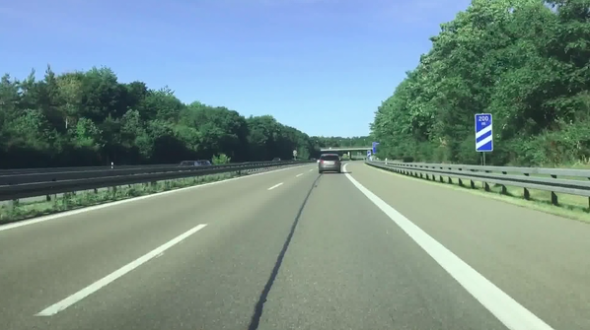
#> input picture cv/pipeline dev/testimage.jpeg, 590 x 330 px
$ python lanedetection.py   (older library calls are emulated)
#> lines starting #> are read from the running program, lines starting #| are printed output that depends on the picture; after the words box and inside, x2 and y2 are one past the last pixel; in counts of white or black regions, pixels touching at a corner belong together
#> in main, test_image is the input picture: shape (330, 590, 3); mean B, G, R 141, 144.1, 120
### cv/pipeline dev/lanefilter.py
import cv2
import numpy as np

#Description: The functions used to filter an image to prepare it for lane detection

def binary_thresh(array, thresh):
    """
    Make every element in threshold 1 and every element out of the threshold 0
    param array: 2D array
    param thesh: Two element tuple of min and max threshold values
    return: binary 2D thresholded data
    """

    binary = np.zeros_like(array)
    binary[(array >= thresh[0]) & (array <= thresh[1])] = 1
    return binary

def threshold(channel, thresh=(128,255), thresh_type=cv2.THRESH_BINARY):
    """
    Filter out all values outside of the threshold in the input channel
    param channel: 2D array representing one channel of an image
    param threst: Two element tuple of min and max threshold values
    param thresh_type: The opencv type of the threshold
    returns: 2D thresholded data
    """
    return cv2.threshold(channel, thresh[0], thresh[1], thresh_type)

def gaussian_blur(channel, gauss_kernel=3):
    """
    Reduce noise in the image using a gaussian blur function
    param channel: 2D array representing one channel of an image
    param gauss_kernel: The dimensions of the kernal applied
    """
    return cv2.GaussianBlur(channel, (gauss_kernel, gauss_kernel), 0)

# [7 lines left out: function median_blur, not called in this run]

def sobel(channel, sobel_kernel=3, thresh=(0, 255)):
    """
    Find edges that are aligned horizontally or vertically in the image
    param channel: 2D array representing one channel of an image
    param sobel_kernal: The dimensions (square) of the sobel kernel applied
    param thresh: Two element tuple with min and max values for binary thresholding
    return: binary 2D edge detected data
    """

    #detects differences in pixel intensity from left to right (veritcal edges)
    sobelx = cv2.Sobel(channel, cv2.CV_64F, 1, 0, sobel_kernel)
    #detects differences in pixel intensity from top to bottom (horizontal edges)
    sobely = cv2.Sobel(channel, cv2.CV_64F, 0, 1, sobel_kernel)
    sobel_mag = np.sqrt(sobelx ** 2 + sobely ** 2)

    return binary_thresh(sobel_mag, thresh)

# [9 lines left out: function canny, not called in this run]


### cv/pipeline dev/lanedetection.py

import cv2
import numpy as np
import matplotlib.pyplot as plt
import lanefilter as filter

#Description: The Lane class and its functions which construct a lane object from an image

class Lane:
    """
    Digital model of a track lane
    """
    def __init__(self, original, roi_corners=None):
        """
        Default constructor

        param original: The original image as it comes from the camera
        param roi_corners: A an array of tuples containing the xy coordinates of the corners of the region of interest
        """

        self.original = original

        #Holds the dimensions of the original image (Height,Width)
        self.orig_dim = self.original.shape[:2][::-1]
        self.width = self.orig_dim[0]
        self.height = self.orig_dim[1]

        #Holds the image once filtered to show lane lines
        self.filtered_lanes = None

        #Holds the "birds eye view" image (the product of a perspective transform) and its transformation and inverse transformation matrices
        self.pwarped = None
        self.color_pwarped = None
        self.pwarp_matrix = None
        self.inv_pwarp_matrix = None

        #Holds an array of tuples representing xy coordinates of the four corners of the region of interest
        if roi_corners is None:
            roi_corners = [(300,170), (0, 330), (self.width,330), (self.width-240 ,170)]

        self.roi_corners = np.float32(roi_corners)

        #Holds the target xy coordinates of the region of interest after perspective transform
        self.padding = int(0.25*self.width) #gap
        self.target_roi_corners = np.float32([
            [self.padding, 0],  #Top-left corner
            [self.padding, self.height],  #Bottom-left corner
            [self.width-self.padding, self.height],  #Bottom right corner
            [self.width-self.padding, 0]])  #Top right corner

        #Holds a a histogram that shows the location of white peaks (representing lane lines) over the bottom half of the ROI
        self.histogram = None

        #Holds the sliding window parameters
        self.num_swindows = 10
        self.margin = int((1/12) * self.width) #The window width is 2*margin
        self.minpix = int((1/2) * self.margin) #The minimum number of pixels to relocate sliding window center

        #Holds the location data of the pixels that are part of lane lines
        self.llane_inds = None  #The indices of the left line pixels
        self.rlane_inds = None  #The indices of the right line pixels
        self.l_x = None  #The x coordinates of the left line pixels
        self.r_x = None  #The x coordinates of the right line pixels
        self.l_y = None  #The y coordinates of the left line pixels
        self.r_y = None  #The y coordinates of the right line pixels

        #Holds booleans which flag if the left and right lanes have been detected
        self.l_dtct = None
        self.r_dtct = None
        self.p_dtct = None
        #An identifier for which path was selected: 0=center of lane, 1=left of camera, 2=right of camera
        self.p_iden = None

        #Holds the best fit polynomial lines for the left and right lanes
        self.lfit = None  #The left fit coefficients
        self.rfit = None  #The right fit coefficients
        self.ploty = None  #A vector of y coordinates
        self.lfit_x = None  #The x coordinates for the left line
        self.rfit_x = None  #The x coordinates for the right line

        #Holds the best fit polynomial lines for the center of lane path
        self.path_fit = None  #The path fit coefficients
        self.path_fit_x = None #The x coordinates of the path

        #Holds the state information from the lane detection computer vision algorithm
        self.cv_state = None

        #Conversions from pixels to meters in x and y dimensions
        self.y_m2p = 10.0 / 1000 #meters per pixel in x direction


    def get_filtered(self, img=None, thresholds=None, median=False, canny=False, plot=False):
        """
        Applies the filtering functions from lanefilter.py to produce a binary image that shows lane lines

        param img: the input image
        return: A binary (0, 255) image containing the lane lines
        """
#> called with median = False, canny = False, plot = True
        if img is None:
            img = self.original

        if thresholds == None:
            #A tuple of tuples of thresholds for each of the thresholding operations
            thresholds = ((180, 255), (110, 255), (60,255), (180,255))

        #Converts the image from the BGR color space to the HLS color space
        hls = cv2.cvtColor(img, cv2.COLOR_BGR2HLS)
#> hls: shape (330, 590, 3); mean of channels 0, 1, 2 70.1, 136.3, 79.9

        #------------Isolates the edges of lane lines-----------#
        #Apply a binary (0,255) threshold to the lightness channel of the image
        _, l_thresholded = filter.threshold(hls[:,:,1], thresh=thresholds[0])
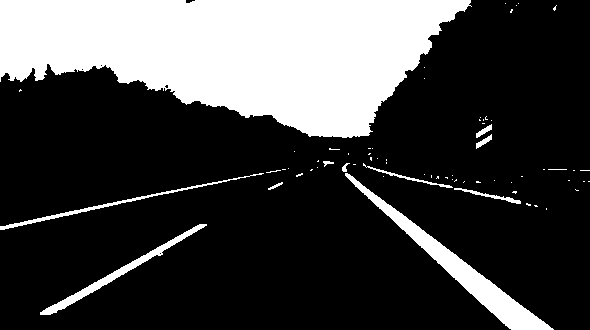
#> l_thresholded: shape (330, 590); 25.6% white; 68 white regions (57 under 20 px), largest, box (x1, y1, x2, y2) and area: (0, 0, 472, 138) 42962, (345, 173, 554, 330) 3963, (40, 224, 207, 315) 1254

        if median == True:
            #Apply a median blur to the thresholded image to reduce noise
            l_blurred = filter.median_blur(l_thresholded, median_kernel=5)
        else:
            #Apply a gaussian blur to the thresholded image to reduce noise
            l_blurred = filter.gaussian_blur(l_thresholded, gauss_kernel=3)

        if canny == True:
            #Apply Canny edge detection to the blurred image
            edge_detected = filter.canny(l_blurred, (170, 200), aperture_size=3)
        else:
            #Apply Sobel edge detection to the blurred image and make the image binary (0,1)
            edge_detected = filter.sobel(l_blurred, sobel_kernel=3, thresh=thresholds[1])
#> in sobel, `sobely = cv2.Sobel(channel, cv2.CV_64F, 0, 1, sobel_kernel)`:
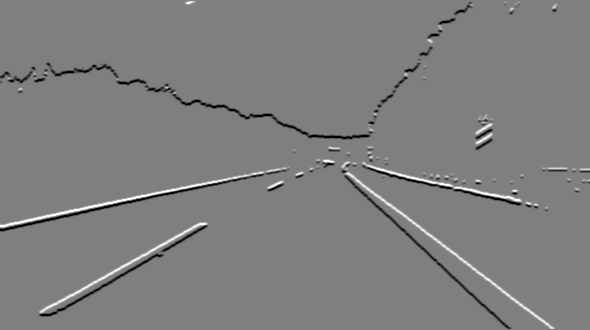
#> sobely: shape (330, 590) float64; min -764, max 764, mean -4.4; drawn with min black and max white
#> in sobel, `return binary_thresh(sobel_mag, thresh)`:
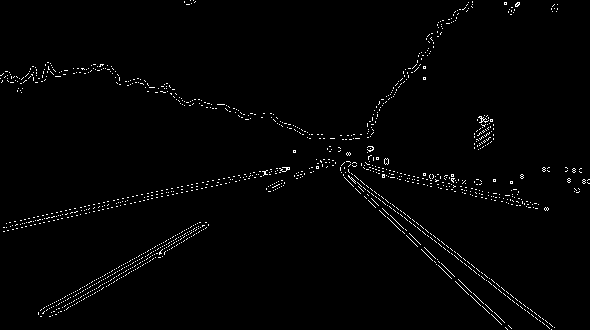
#> returned value: shape (330, 590) float64; values 0 (black) and 1 (white), 1.4% white in thin lines or dots

        #----------Isolates the interior (fill) of lane lines----------#
        #Apply a binary (0,255) threshold to the saturation channel of the image
        _, s_thresholded = filter.threshold(hls[:,:,2], thresholds[2])
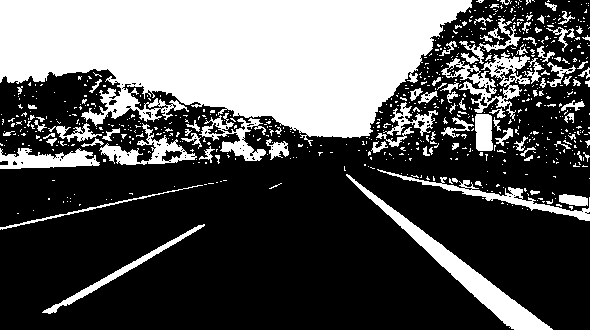
#> s_thresholded: shape (330, 590); 34.2% white; 715 white regions (623 under 20 px), largest, box (x1, y1, x2, y2) and area: (0, 0, 472, 146) 45454, (346, 174, 553, 330) 3616, (441, 52, 530, 121) 1851

        #Apply a binary (0,255) threshold to the red channel of the image
        _, r_thresholded = filter.threshold(img[:,:,2], thresholds[3])
#> r_thresholded: shape (330, 590); 3.8% white; 42 white regions (29 under 20 px), largest, box (x1, y1, x2, y2) and area: (345, 173, 554, 330) 3903, (40, 224, 207, 315) 1234, (289, 118, 374, 138) 801

        #Apply an and to combine the saturation and red thresholded image to filter for pixels that are red and have high saturation
        rsthresholded = cv2.bitwise_and(s_thresholded, r_thresholded)
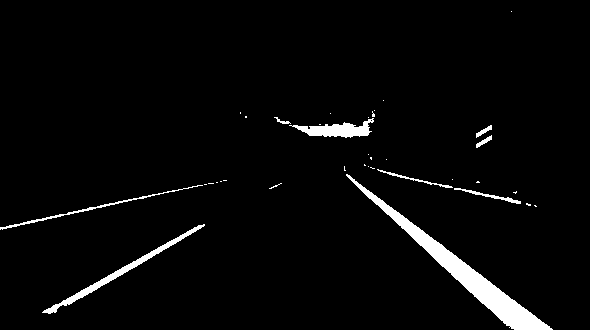
#> rsthresholded: shape (330, 590); 3.3% white; 36 white regions (27 under 20 px), largest, box (x1, y1, x2, y2) and area: (346, 174, 553, 330) 3616, (42, 224, 205, 314) 994, (289, 118, 374, 138) 801

        #----------Combine the edges and interior of lane lines----------#
        #Apply a or to combine the lane line egdes and interiors
        self.filtered_lanes = cv2.bitwise_or(rsthresholded, edge_detected.astype(np.uint8))

        if plot == True:
            #Plot the figures
            figure, ((axis1, axis4), (axis2, axis5), (axis3, axis6)) = plt.subplots(3,2)
            figure.set_size_inches(10, 10)
            figure.tight_layout(pad=3.0)
            axis1.imshow(cv2.cvtColor(self.original, cv2.COLOR_BGR2RGB))
            axis2.imshow(l_thresholded, cmap='gray')
            axis3.imshow(edge_detected, cmap='gray')
            axis4.imshow(s_thresholded, cmap='gray')
            axis5.imshow(r_thresholded, cmap='gray')
            axis6.imshow(self.filtered_lanes, cmap='gray')
            axis1.set_title("Original")
            axis2.set_title("Luminosity Thresholded")
            axis3.set_title("Edge Detected")
            axis4.set_title("Saturation Thresholded")
            axis5.set_title("Red Thresholded")
            axis6.set_title("Fully Filtered")
            plt.show()
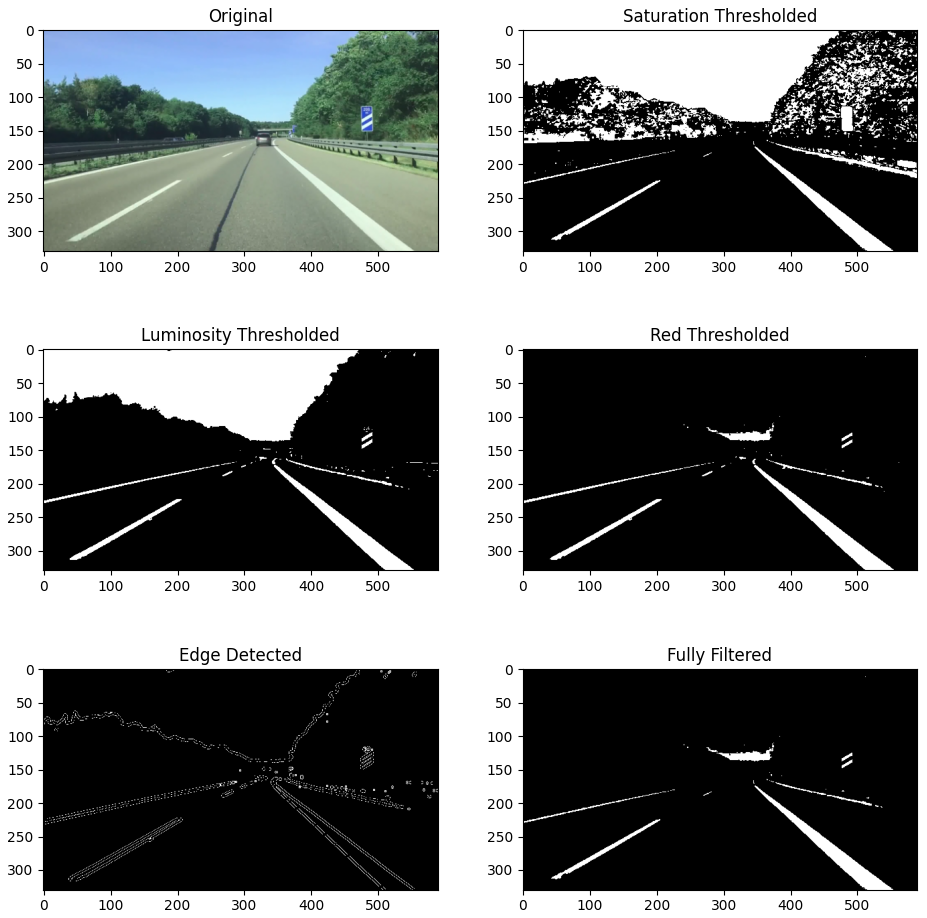
#> figure drawn by matplotlib, 6 panels

        return self.filtered_lanes

    def perspective_transform(self, img=None, set=False, plot=False):
        """
        Transform the image to a birds eye view

        param img: the input image
        param set: a boolean of whether or not to set self.pwarped
        param plot: a boolean of whether or not plot the result
        return: A birds eye view of the region of interest
        """
#> called with set = True, plot = True

        if img is None:
            img = self.filtered_lanes

        #Find the transformation matrix
        self.pwarp_matrix = cv2.getPerspectiveTransform(self.roi_corners, self.target_roi_corners)

        #Transform to birds eye view
        pwarped = cv2.warpPerspective(img, self.pwarp_matrix, self.orig_dim, flags=cv2.INTER_LINEAR)

        if set is True:
            #Convert image to binary
            (thresh, binary_pwarped) = cv2.threshold(pwarped, 127, 255, cv2.THRESH_BINARY)
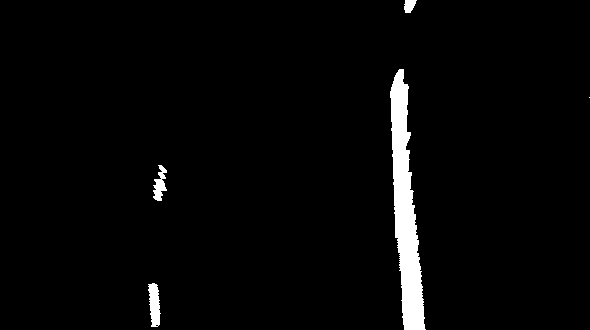
#> binary_pwarped: shape (330, 590); 2.9% white; 5 white regions (1 under 20 px), largest, box (x1, y1, x2, y2) and area: (390, 69, 426, 330) 4789, (148, 283, 161, 327) 400, (153, 165, 167, 201) 277, (404, 0, 417, 13) 123
            self.pwarped = binary_pwarped

        #Display the perspective warped image
        if plot == True:
            roi_display = self.pwarped.copy()
            roi_display = cv2.polylines(roi_display, np.int32([self.target_roi_corners]), True, (150,150,150), 3)
#> roi_display: shape (330, 590); 2.44% of pixels changed, all inside (x1, y1, x2, y2) = (145, 0, 446, 330)
#> (the rest of the program and of its run is left out)
